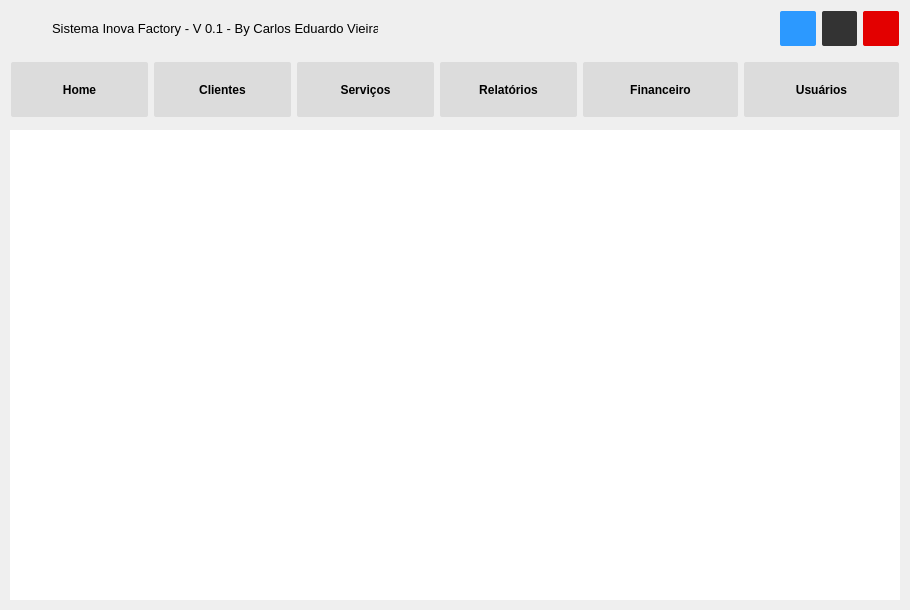
<?xml version="1.0" encoding="UTF-8"?>
<ui version="4.0">
 <class>Tela_Principal</class>
 <widget class="QMainWindow" name="Tela_Principal">
  <property name="geometry">
   <rect>
    <x>0</x>
    <y>0</y>
    <width>910</width>
    <height>610</height>
   </rect>
  </property>
  <property name="sizePolicy">
   <sizepolicy hsizetype="Fixed" vsizetype="Fixed">
    <horstretch>0</horstretch>
    <verstretch>0</verstretch>
   </sizepolicy>
  </property>
  <property name="minimumSize">
   <size>
    <width>910</width>
    <height>610</height>
   </size>
  </property>
  <property name="maximumSize">
   <size>
    <width>910</width>
    <height>610</height>
   </size>
  </property>
  <property name="windowTitle">
   <string>MainWindow</string>
  </property>
  <widget class="QWidget" name="centralwidget">
   <widget class="QStackedWidget" name="Pages">
    <property name="geometry">
     <rect>
      <x>10</x>
      <y>130</y>
      <width>890</width>
      <height>470</height>
     </rect>
    </property>
    <property name="minimumSize">
     <size>
      <width>890</width>
      <height>470</height>
     </size>
    </property>
    <property name="styleSheet">
     <string notr="true">background-color: rgb(255, 255, 255);</string>
    </property>
    <property name="currentIndex">
     <number>1</number>
    </property>
    <widget class="QWidget" name="tela_sobre">
     <widget class="QLabel" name="label_19">
      <property name="geometry">
       <rect>
        <x>9</x>
        <y>9</y>
        <width>79</width>
        <height>33</height>
       </rect>
      </property>
      <property name="maximumSize">
       <size>
        <width>16777215</width>
        <height>50</height>
       </size>
      </property>
      <property name="font">
       <font>
        <pointsize>20</pointsize>
       </font>
      </property>
      <property name="text">
       <string>&lt;html&gt;&lt;head/&gt;&lt;body&gt;&lt;p align=&quot;center&quot;&gt;&lt;span style=&quot; font-weight:600; color:#0000a3;&quot;&gt;Sobre&lt;/span&gt;&lt;/p&gt;&lt;/body&gt;&lt;/html&gt;</string>
      </property>
      <property name="alignment">
       <set>Qt::AlignCenter</set>
      </property>
     </widget>
     <widget class="QLabel" name="label_15">
      <property name="geometry">
       <rect>
        <x>9</x>
        <y>65</y>
        <width>266</width>
        <height>150</height>
       </rect>
      </property>
      <property name="text">
       <string>&lt;html&gt;&lt;head/&gt;&lt;body&gt;&lt;p align=&quot;center&quot;&gt;&lt;span style=&quot; font-size:16pt;&quot;&gt;Bla bla bla&lt;/span&gt;&lt;/p&gt;&lt;/body&gt;&lt;/html&gt;</string>
      </property>
      <property name="alignment">
       <set>Qt::AlignCenter</set>
      </property>
      <property name="wordWrap">
       <bool>true</bool>
      </property>
     </widget>
    </widget>
    <widget class="QWidget" name="tela_home">
     <layout class="QVBoxLayout" name="verticalLayout">
      <item>
       <widget class="QLabel" name="label_3">
        <property name="styleSheet">
         <string notr="true">background-color: rgb(255, 255, 255);
font: 8pt &quot;Myriad Pro&quot;;</string>
        </property>
        <property name="text">
         <string>&lt;html&gt;&lt;head/&gt;&lt;body&gt;&lt;p align=&quot;center&quot;&gt;&lt;img src=&quot;View/imagens/logo.png&quot;/&gt;&lt;/p&gt;&lt;/body&gt;&lt;/html&gt;</string>
        </property>
       </widget>
      </item>
     </layout>
    </widget>
   </widget>
   <widget class="QWidget" name="layoutWidget">
    <property name="geometry">
     <rect>
      <x>780</x>
      <y>10</y>
      <width>119</width>
      <height>37</height>
     </rect>
    </property>
    <layout class="QHBoxLayout" name="layout_menu_superior">
     <item>
      <widget class="QPushButton" name="btn_menu_sobre">
       <property name="minimumSize">
        <size>
         <width>35</width>
         <height>35</height>
        </size>
       </property>
       <property name="font">
        <font>
         <family>Arial,Helvetica,sans-serif</family>
         <pointsize>-1</pointsize>
         <weight>62</weight>
         <bold>true</bold>
        </font>
       </property>
       <property name="toolTip">
        <string>&lt;html&gt;&lt;head/&gt;&lt;body&gt;&lt;p&gt;&lt;span style=&quot; font-size:9pt;&quot;&gt;Sobre o Sistema&lt;/span&gt;&lt;/p&gt;&lt;/body&gt;&lt;/html&gt;</string>
       </property>
       <property name="styleSheet">
        <string notr="true">QPushButton{
	background-color: rgb(44, 153, 255);
	border-radius: 2px;
	font-weight: 500;
	font-size: 12px;
	font-family: Arial, Helvetica, sans-serif;
}

QPushButton:hover{
	
	background-color: rgb(0, 145, 218);
}</string>
       </property>
       <property name="text">
        <string/>
       </property>
      </widget>
     </item>
     <item>
      <widget class="QPushButton" name="btn_menu_logof">
       <property name="minimumSize">
        <size>
         <width>35</width>
         <height>35</height>
        </size>
       </property>
       <property name="font">
        <font>
         <family>Arial,Helvetica,sans-serif</family>
         <pointsize>-1</pointsize>
         <weight>62</weight>
         <bold>true</bold>
        </font>
       </property>
       <property name="toolTip">
        <string>&lt;html&gt;&lt;head/&gt;&lt;body&gt;&lt;p&gt;&lt;span style=&quot; font-size:9pt;&quot;&gt;Trocar de Usuário&lt;/span&gt;&lt;/p&gt;&lt;/body&gt;&lt;/html&gt;</string>
       </property>
       <property name="styleSheet">
        <string notr="true">QPushButton{
	
	background-color: rgb(51, 51, 51);
	border-radius: 2px;
	font-weight: 500;
	font-size: 12px;
	font-family: Arial, Helvetica, sans-serif;
}

QPushButton:hover{
	
	background-color: rgb(0, 0, 0);
}</string>
       </property>
       <property name="text">
        <string/>
       </property>
      </widget>
     </item>
     <item>
      <widget class="QPushButton" name="btn_menu_sair">
       <property name="minimumSize">
        <size>
         <width>35</width>
         <height>35</height>
        </size>
       </property>
       <property name="font">
        <font>
         <family>Arial,Helvetica,sans-serif</family>
         <pointsize>-1</pointsize>
         <weight>62</weight>
         <bold>true</bold>
        </font>
       </property>
       <property name="toolTip">
        <string>&lt;html&gt;&lt;head/&gt;&lt;body&gt;&lt;p&gt;&lt;span style=&quot; font-size:9pt;&quot;&gt;Sair do Sistema&lt;/span&gt;&lt;/p&gt;&lt;/body&gt;&lt;/html&gt;</string>
       </property>
       <property name="styleSheet">
        <string notr="true">QPushButton{
	background-color: rgb(227, 0, 0);
	border-radius: 2px;
	font-weight: 500;
	font-size: 12px;
	font-family: Arial, Helvetica, sans-serif;
}

QPushButton:hover{
	
	background-color: rgb(203, 0, 0);
}</string>
       </property>
       <property name="text">
        <string/>
       </property>
      </widget>
     </item>
    </layout>
   </widget>
   <widget class="QWidget" name="">
    <property name="geometry">
     <rect>
      <x>11</x>
      <y>10</y>
      <width>367</width>
      <height>37</height>
     </rect>
    </property>
    <layout class="QHBoxLayout" name="horizontalLayout">
     <item>
      <widget class="QLabel" name="label">
       <property name="minimumSize">
        <size>
         <width>35</width>
         <height>35</height>
        </size>
       </property>
       <property name="text">
        <string>&lt;html&gt;&lt;head/&gt;&lt;body&gt;&lt;p&gt;&lt;img src=&quot;View/imagens/icone-header.png&quot;/&gt;&lt;/p&gt;&lt;/body&gt;&lt;/html&gt;</string>
       </property>
      </widget>
     </item>
     <item>
      <widget class="QLabel" name="label_2">
       <property name="text">
        <string>&lt;html&gt;&lt;head/&gt;&lt;body&gt;&lt;p&gt;&lt;span style=&quot; font-size:10pt;&quot;&gt;Sistema Inova Factory - V 0.1 - By Carlos Eduardo Vieira&lt;/span&gt;&lt;/p&gt;&lt;/body&gt;&lt;/html&gt;</string>
       </property>
      </widget>
     </item>
    </layout>
   </widget>
   <widget class="QWidget" name="">
    <property name="geometry">
     <rect>
      <x>11</x>
      <y>61</y>
      <width>908</width>
      <height>57</height>
     </rect>
    </property>
    <layout class="QHBoxLayout" name="layout_menu">
     <property name="rightMargin">
      <number>20</number>
     </property>
     <item>
      <widget class="QPushButton" name="btn_menu_home">
       <property name="minimumSize">
        <size>
         <width>137</width>
         <height>55</height>
        </size>
       </property>
       <property name="maximumSize">
        <size>
         <width>135</width>
         <height>55</height>
        </size>
       </property>
       <property name="font">
        <font>
         <family>Arial,Helvetica,sans-serif</family>
         <pointsize>-1</pointsize>
         <weight>62</weight>
         <bold>true</bold>
        </font>
       </property>
       <property name="toolTip">
        <string/>
       </property>
       <property name="styleSheet">
        <string notr="true">QPushButton{
	background-color: rgb(220, 220, 220);
	border-radius: 2px;
	font-weight: 500;
	font-size: 12px;
	font-family: Arial, Helvetica, sans-serif;
}

QPushButton:hover{
	
	background-color: rgb(203, 203, 203);
}</string>
       </property>
       <property name="text">
        <string>Home</string>
       </property>
      </widget>
     </item>
     <item>
      <widget class="QPushButton" name="btn_menu_clientes">
       <property name="minimumSize">
        <size>
         <width>137</width>
         <height>55</height>
        </size>
       </property>
       <property name="maximumSize">
        <size>
         <width>135</width>
         <height>55</height>
        </size>
       </property>
       <property name="font">
        <font>
         <family>Arial,Helvetica,sans-serif</family>
         <pointsize>-1</pointsize>
         <weight>62</weight>
         <bold>true</bold>
        </font>
       </property>
       <property name="toolTip">
        <string/>
       </property>
       <property name="styleSheet">
        <string notr="true">QPushButton{
	background-color: rgb(220, 220, 220);
	border-radius: 2px;
	font-weight: 500;
	font-size: 12px;
	font-family: Arial, Helvetica, sans-serif;
}

QPushButton:hover{
	
	background-color: rgb(203, 203, 203);
}</string>
       </property>
       <property name="text">
        <string>Clientes</string>
       </property>
      </widget>
     </item>
     <item>
      <widget class="QPushButton" name="btn_menu_servicos">
       <property name="minimumSize">
        <size>
         <width>137</width>
         <height>55</height>
        </size>
       </property>
       <property name="maximumSize">
        <size>
         <width>135</width>
         <height>55</height>
        </size>
       </property>
       <property name="font">
        <font>
         <family>Arial,Helvetica,sans-serif</family>
         <pointsize>-1</pointsize>
         <weight>62</weight>
         <bold>true</bold>
        </font>
       </property>
       <property name="toolTip">
        <string/>
       </property>
       <property name="styleSheet">
        <string notr="true">QPushButton{
	background-color: rgb(220, 220, 220);
	border-radius: 2px;
	font-weight: 500;
	font-size: 12px;
	font-family: Arial, Helvetica, sans-serif;
}

QPushButton:hover{
	
	background-color: rgb(203, 203, 203);
}</string>
       </property>
       <property name="text">
        <string>Serviços</string>
       </property>
      </widget>
     </item>
     <item>
      <widget class="QPushButton" name="btn_menu_relatorios">
       <property name="minimumSize">
        <size>
         <width>137</width>
         <height>55</height>
        </size>
       </property>
       <property name="maximumSize">
        <size>
         <width>135</width>
         <height>55</height>
        </size>
       </property>
       <property name="font">
        <font>
         <family>Arial,Helvetica,sans-serif</family>
         <pointsize>-1</pointsize>
         <weight>62</weight>
         <bold>true</bold>
        </font>
       </property>
       <property name="toolTip">
        <string/>
       </property>
       <property name="styleSheet">
        <string notr="true">QPushButton{
	background-color: rgb(220, 220, 220);
	border-radius: 2px;
	font-weight: 500;
	font-size: 12px;
	font-family: Arial, Helvetica, sans-serif;
}

QPushButton:hover{
	
	background-color: rgb(203, 203, 203);
}</string>
       </property>
       <property name="text">
        <string>Relatórios</string>
       </property>
      </widget>
     </item>
     <item>
      <widget class="QPushButton" name="btn_menu_financeiro">
       <property name="minimumSize">
        <size>
         <width>137</width>
         <height>55</height>
        </size>
       </property>
       <property name="font">
        <font>
         <family>Arial,Helvetica,sans-serif</family>
         <pointsize>-1</pointsize>
         <weight>62</weight>
         <bold>true</bold>
        </font>
       </property>
       <property name="toolTip">
        <string/>
       </property>
       <property name="styleSheet">
        <string notr="true">QPushButton{
	background-color: rgb(220, 220, 220);
	border-radius: 2px;
	font-weight: 500;
	font-size: 12px;
	font-family: Arial, Helvetica, sans-serif;
}

QPushButton:hover{
	
	background-color: rgb(203, 203, 203);
}</string>
       </property>
       <property name="text">
        <string>Financeiro</string>
       </property>
      </widget>
     </item>
     <item>
      <widget class="QPushButton" name="btn_menu_usuarios">
       <property name="minimumSize">
        <size>
         <width>137</width>
         <height>55</height>
        </size>
       </property>
       <property name="font">
        <font>
         <family>Arial,Helvetica,sans-serif</family>
         <pointsize>-1</pointsize>
         <weight>62</weight>
         <bold>true</bold>
        </font>
       </property>
       <property name="toolTip">
        <string/>
       </property>
       <property name="styleSheet">
        <string notr="true">QPushButton{
	background-color: rgb(220, 220, 220);
	border-radius: 2px;
	font-weight: 500;
	font-size: 12px;
	font-family: Arial, Helvetica, sans-serif;
}

QPushButton:hover{
	
	background-color: rgb(203, 203, 203);
}</string>
       </property>
       <property name="text">
        <string>Usuários</string>
       </property>
      </widget>
     </item>
    </layout>
   </widget>
  </widget>
 </widget>
 <resources/>
 <connections/>
</ui>
